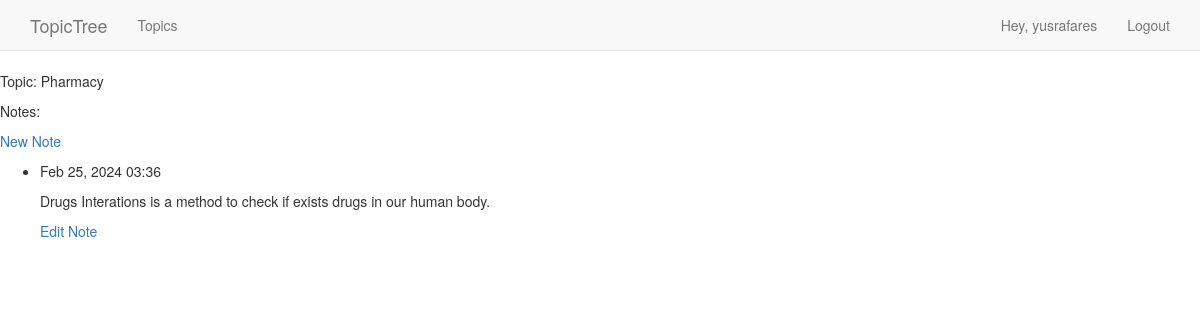
/topics/9/ (signed in), run on the app's committed database.
### topic_trees/models.py (models this page shows, shortened)
class Topic(models.Model):
  text = models.CharField(max_length=200)
  date_added = models.DateTimeField(auto_now_add=True)
  owner = models.ForeignKey(User, on_delete=models.CASCADE)
  def __str__(self):
    return self.text

class Entry(models.Model):
  topic = models.ForeignKey(Topic, on_delete=models.CASCADE)
  text = models.TextField()
  date_added = models.DateTimeField(auto_now_add=True)
  class Meta:
    verbose_name_plural = 'entries'

### topic_trees/views.py (the view)
# urls.py: path('topics/<topic_id>/', views.topic, name='topic'),
@login_required
def topic(request, topic_id):
  topic = Topic.objects.get(id = topic_id)
  if topic.owner != request.user:
    raise Http404
  entries = topic.entry_set.order_by('-date_added')
  context = {
    'topic': topic,
    'entries': entries
  }
  return render(request, 'topic_trees/topic.html', context)

### topic_trees/templates/topic_trees/topic.html
{% extends "topic_trees/base.html" %}
{% block content %}
  <p>Topic: {{ topic }}</p>
  <p>Notes: </p>
  <p>
    <a href="{% url 'new_entry' topic.id %}">New Note</a>
  </p>
  <ul>
    {% for entry in entries %}
      <li>
        <p>{{ entry.date_added | date:'M d, Y H:i' }}</p>
        <p>{{ entry.text | linebreaks }}</p>
        <p>
          <a href="{% url 'edit_entry' entry.id %}">Edit Note</a>
        </p>
      </li>
      {% empty %}
      <li>
        No Registry.
      </li>
    {% endfor %}
  </ul>
{% endblock content %}

### topic_trees/templates/topic_trees/base.html (shortened to what this page needs)
<!DOCTYPE html>
<html lang="en">
  <head>
    {% load bootstrap3 %}
    {% bootstrap_css %}
  </head>
  <body>
    <nav class="navbar navbar-default navbar-static-top">
      <div class="container">
        <div class="navbar-header">
          <a class="navbar-brand" href="{% url 'index' %}">TopicTree</a>
        </div>
        <div id="navbar" class="collapse navbar-collapse">
          <ul class="nav navbar-nav">
            <li><a href="{% url 'topics' %}">Topics</a></li>
          </ul>
          <ul class="nav navbar-nav navbar-right">
            {% if user.is_authenticated %}
              <li><a href="#">Hey, {{ user.username }}</a></li>
              <li><a href="{% url 'logout' %}">Logout</a></li>
            {% else %}
              <li><a href="{% url 'login' %}">Login</a></li>
              <li><a href="{% url 'register' %}">Register</a></li>
            {% endif %}
        </ul>
        </div>
      </div>
    </nav>
  </body>
</html>
{% block content %}{% endblock content %}

### data on the page
Topic: text "Pharmacy"
Entry: date_added "Feb 25, 2024 03:36", text "Drugs Interations is a method to check if exists drugs in our human body."

### other printed values
{{ user.username }} "yusrafares"
